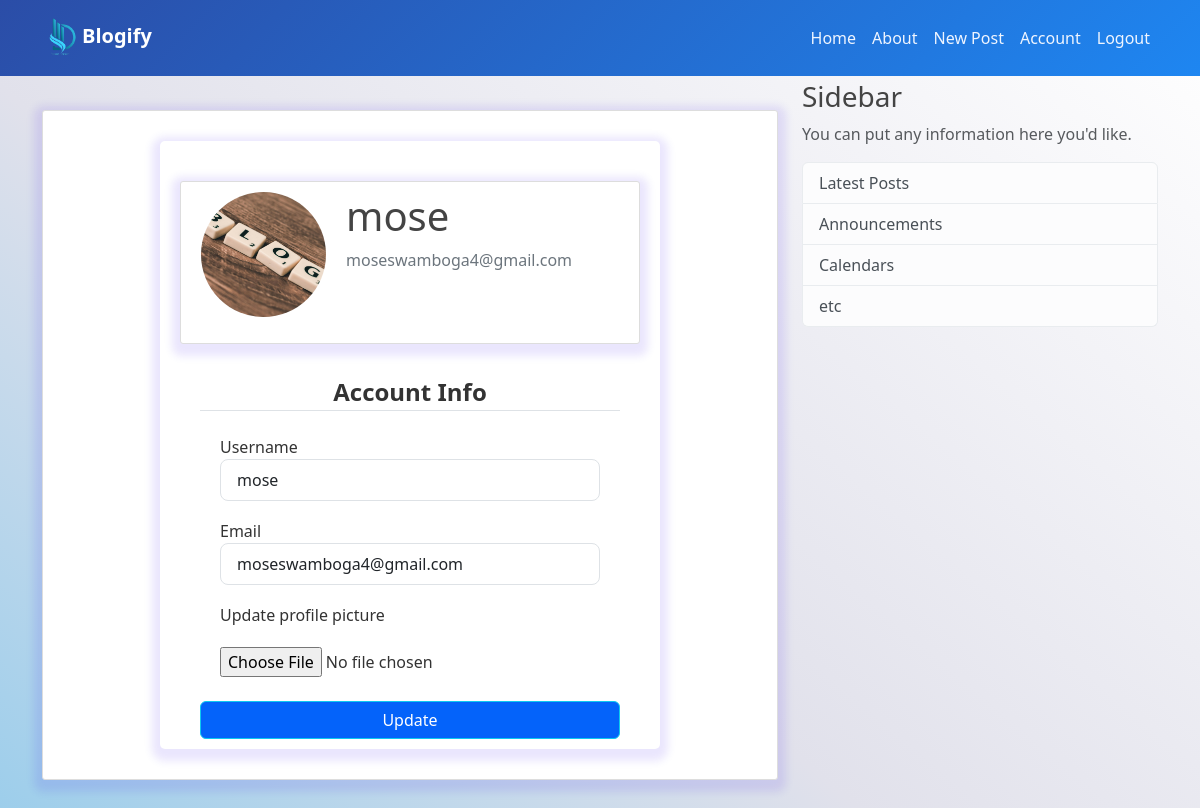
Page /account (signed in) on the earlier database version.
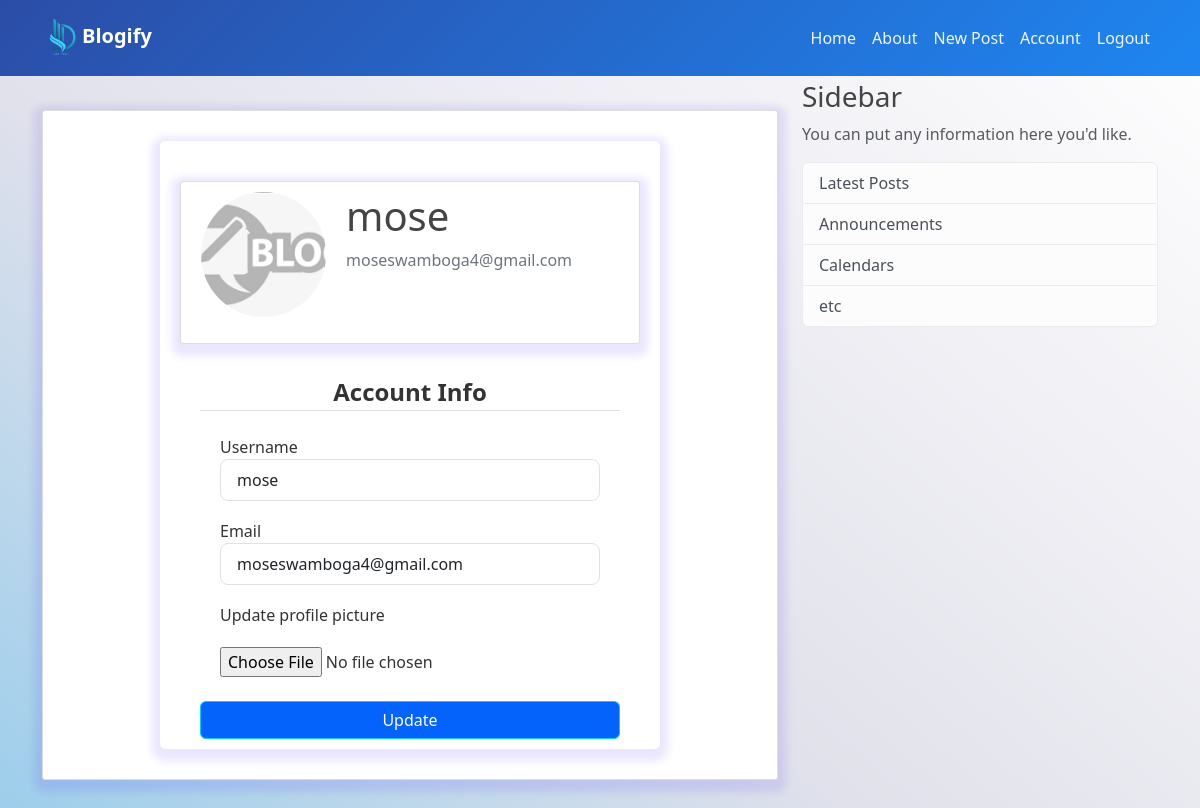
Same page on the later database version.
### Blogify/model.py (models this page shows, shortened)
class User(db.Model, UserMixin):
    id = db.Column(db.Integer, primary_key=True)
    username = db.Column(db.String(20), unique=True, nullable=False)
    email = db.Column(db.String(120), unique=True, nullable=False)
    image_file = db.Column(db.String(20), nullable=False, default='default.jpg')
    password = db.Column(db.String(60), nullable=False)
    posts = db.relationship('Post', backref='author', lazy=True)

### Blogify/route.py (the view)
@app.route('/account', methods=['GET', 'POST'])
@login_required
def account():
    form = UpdateAccountForm()
    if form.validate_on_submit():
        if form.picture.data:
            picture_file = photos.save(form.picture.data)
            filename_url = url_for('upload_photo', filename=picture_file)
            current_user.username = form.username.data
            current_user.email = form.email.data
            current_user.image_file = filename_url
        else:
            current_user.image_file = current_user.image_file
        db.session.commit()
        flash('Account updated successfully!', 'success')
        return redirect(url_for('account'))
    elif request.method == 'GET':
        form.username.data = current_user.username
        form.email.data = current_user.email
    return render_template('account.html', title='Account',
                           form=form)

### Blogify/forms.py (shortened to what this page needs)
class UpdateAccountForm(FlaskForm):
    username = StringField('Username',
                           validators=[DataRequired(), Length(min=4, max=6)])
    email = StringField('Email',
                        validators=[DataRequired(), Email()])
    picture = FileField('Update profile picture',
                        validators=[FileAllowed(photos, 'Images only')])
    submit = SubmitField('Update')

### Blogify/model.py (called while the page is built)
@login_manager.user_loader
def load_user(user_id):
    return User.query.get(int(user_id))

### Blogify/templates/account.html (shortened to what this page needs)
{% extends "main.html" %}
{% block content %}
<div class="content">
    <div class="content-section">
        <div class="media">
          <img class="rounded-circle account-img" style="object-fit: cover;" src="{{ current_user.image_file }}">
          <div class="media-body">
            <h2 class="account-heading">{{ current_user.username }}</h2>
            <p class="text-secondary">{{ current_user.email }}</p>
          </div>
        </div>
          <form method="POST" action="" enctype="multipart/form-data">
              <fieldset class="form-group">
                  <legend class="border-bottom mb-4">Account Info</legend>
                  <div class="form-group">
                      {{ form.username.label(class="form-control-label") }}
                      {% if form.username.errors %}
                          {{ form.username(class="form-control form-control-lg is-invalid") }}
                          <div class="invalid-feedback">
                              {% for error in form.username.errors %}
                                  <span>{{ error }}</span>
                              {% endfor %}
                          </div>
                      {% else %}
                          {{ form.username(class="form-control form-control-lg") }}
                      {% endif %}
                  </div>
                  <div class="form-group">
                      {{ form.email.label(class="form-control-label") }}
                      {% if form.email.errors %}
                          {{ form.email(class="form-control form-control-lg is-invalid") }}
                          <div class="invalid-feedback">
                              {% for error in form.email.errors %}
                                  <span>{{ error }}</span>
                              {% endfor %}
                          </div>
                      {% else %}
                          {{ form.email(class="form-control form-control-lg") }}
                      {% endif %}
                  </div>
                  <div class="form-group">
                      {{ form.picture.label(class="form-control-label") }}
                      {{ form.picture(class="form-control-file") }}
                  </div>
              </fieldset>
              <div class="form-group mt-4">
                  {{ form.submit(class="btn btn-outline-info") }}
              </div>
          </form>
      </div>
</div>
{% endblock content %}

Differences in the rows shown:
changed User "mose": image_file: a different picture
